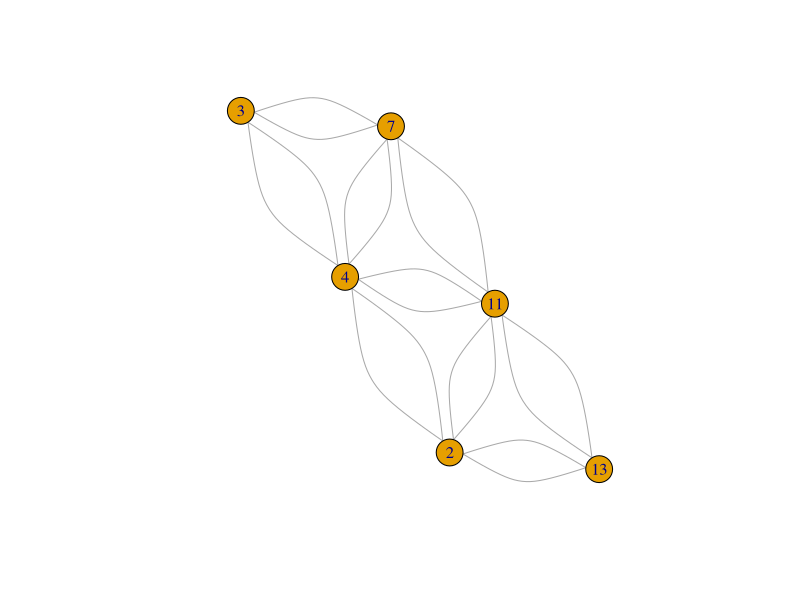
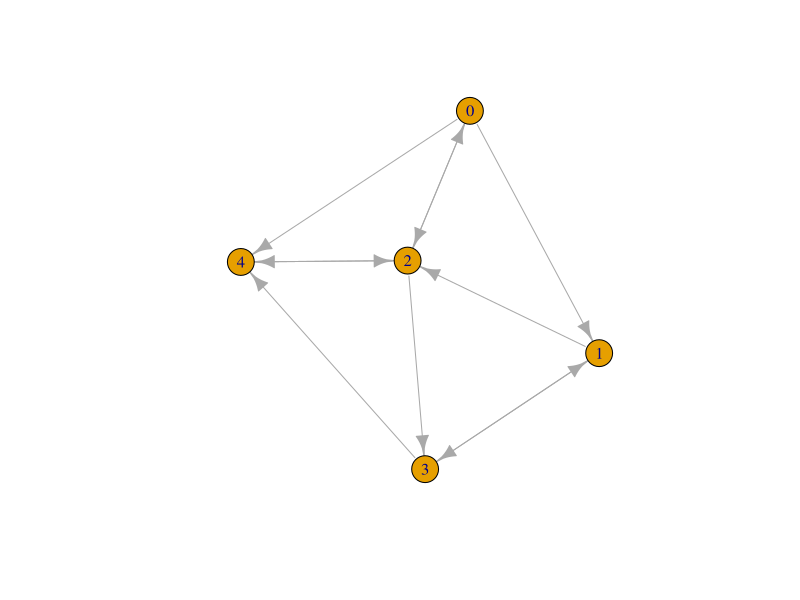
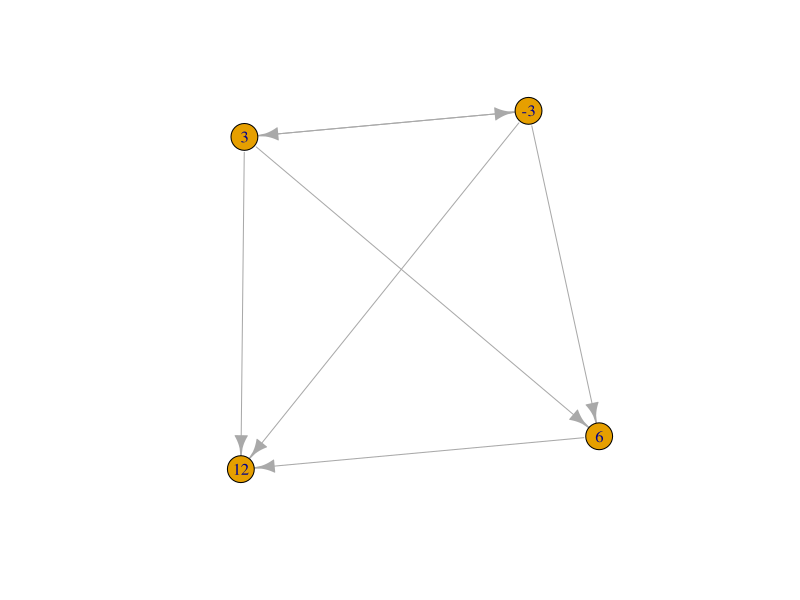

The R source for these figures, in order:
## ---- chunk 1
if (!require("igraph")) {
    install.packages("igraph")
    library(igraph)
}
## ---- chunk 2
# list search function, could use sapply or smth
# returns true if val is in list, else returns false
is_in = function(val, list){
  for(i in 1:length(list)){
    if(val == list[i]){
      return(TRUE)
    }
  }
  return(FALSE)
}

q2 = function(v){
  index = 1
  e = c()
  # loop through each vertex
  for(i in 1:length(v)){
    # check all the other vertex
    for(j in 1:length(v)){
      # if not the same vertex, and conditions 1 or 2 are True
      if(v[i] != v[j] & ( is_in((v[i]+v[j]),v) | is_in(abs(v[i]-v[j]),v))){
        # add to edge list
        e[index] = as.character(v[i])
        e[index+1] = as.character(v[j])
        index = index + 2
      }
    }
  }
  # generate graph
  g = make_graph(e,directed = FALSE)
  plot(g)
}
## ---- chunk 3
q2(c(2,3,4,7,11,13))
## ---- chunk 4
q3 = function(A,S){
  index = 1
  e = c()
  # loop through each vertex
  for(i in 1:length(A)){
    # check all the other vertex
    for(j in 1:length(A)){
      # if not the same vertex, and A[j]-A[i] in S
      if(A[i] != A[j] & is_in(A[j]-A[i],S)){
        # add to edge list
        e[index] = as.character(A[i])
        e[index+1] = as.character(A[j])
        index = index + 2
      }
    }
  }
  # generate graph
  g = make_graph(e,directed = TRUE)
  plot(g)
}
## ---- chunk 5
q3(c(0,1,2,3,4), c(-2,1,2,4))
## ---- chunk 6
q4 = function(v){
  index = 1
  e = c()
  # loop through each vertex
  for(i in 1:length(v)){
    # check all the other vertex
    for(j in 1:length(v)){
      # if not the same vertex, and conditions 1 or 2 are True
      if(v[i] != v[j] & v[j]%%v[i] == 0){
        # add to edge list
        e[index] = as.character(v[i])
        e[index+1] = as.character(v[j])
        index = index + 2
      }
    }
  }
  # generate graph
  g = make_graph(e,directed = TRUE)
  plot(g)
}
## ---- chunk 7
q4(c(-3,3,6,12))
